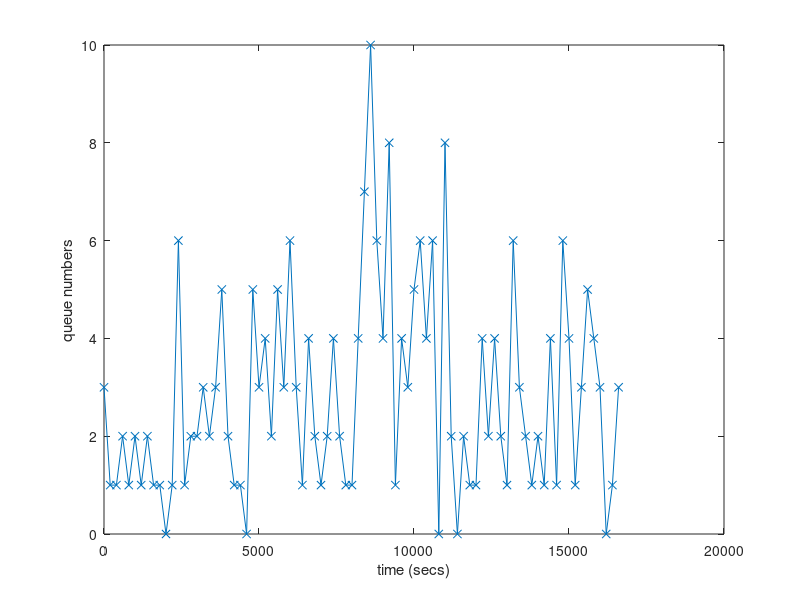
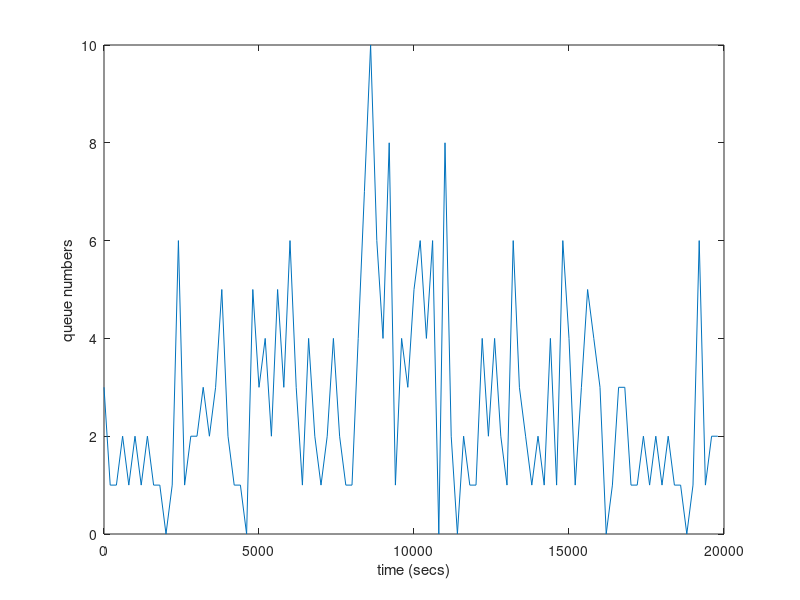

Write the MATLAB code that produced these figures, in order.
clear; close all;

lambda = 2;
numChanges = 500;
QUEUE_MAX = 10;
QUEUE_MIN = 1;
interval = 100*2;   

toWrite = zeros(1,numChanges);

traceNum = 4;

if traceNum==0
    temp = poissrnd(lambda,1,numChanges);
    QueueNum = round(temp/max(temp)*(QUEUE_MAX-QUEUE_MIN)) + QUEUE_MIN;
else
    if traceNum==1 % facebook
        cycle = [800 700 1100 1800 1100 1500 600 1050 900 700 800  1000 ...
                 400 700 1200 1600 1900 1200 2000 1100 800 600 900 400 ...
                 400 1000 900 800  1500 1100 1300 1000 800  1100 700 600 ...
                 500 1050 700 2000 1600 1100 1105 600  1000 800 900 600 ...
                 500 700 800  1000 1500 1250 1200 1900 1000 800 600 500 ...
                 400 600 2000 1500 1800 1000 1200 1000 800 1100 600 400 ...
                 300 800 800  600  1100 1100 800 900 600 1100 600 1100 ...
                 ];
    elseif traceNum==2 % CC-e
        cycle = [60 30 70 40 20 60 80 50 40 20 70 30 ...
                 80 30 40 75 40 55 55 90 90 30 30 70 ...
                 80 35 70 45 25 80 60 100 50 150 30 100 ...
                 80 40 70 100 60 50 80 70 80 60 30 50 ...
                 90 30 70 40 30 50 190 50 30 20 70 50 ...
                 80 30 50 90 50 40 70 80 90 50 20 60  ...
                 80 20 70 20 70 20 60 70 30 60 20 120  ...
                 ];
       cycle = cycle + 1;
    elseif traceNum==3 % CC-a
        cycle = [1 2 3 0 1 0 1 0 5 10 5 0   ...
                 2 0 3 0 1 0 6 3 6 3  5 0 ...
                 3 5 0 3 0 3 0 4 0 2 10 8 ...
                 0 2 0 0 0 2 1 8 2 7 0 1  ...
                 0 1 0 3 5 1 0 2 0 2 0 2 ...
                 0 2 0 4 0 1 0 2 0 2 1 2  ...
                 1 2 0 5 1 0 2 0 4 1 0 1 ...
                 ];         
    elseif traceNum==4 % CC-c
        cycle = [3 1 1 2 1 2 1 2 1 1 0 1 ...
                 6 1 2 2 3 2 3 5 2 1 1 0 ...
                 5 3 4 2 5 3 6 3 1 4 2 1 ...
                 2 4 2 1 1 4 7 10 6 4 8 1  ...
                 4 3 5 6 4 6 0 8  2 0 2 1 ...
                 1 4 2 4 2 1 6 3  2 1 2 1 ...
                 4 1 6 4 1 3 5  4 3 0 1 3 ...
                 ];
    end
    
    cycle = round(cycle/max(cycle)*(QUEUE_MAX));     
    t = 0:interval:interval*(length(cycle)-1);
    figure;
    plot(t,cycle,'x-');
    xlabel('time (secs)');
    ylabel('queue numbers');
    ylim([0 max(cycle)]);
    
    for j=1:length(cycle): numChanges
        startIdx = j;
        endIdx = min(j + length(cycle)-1,numChanges);
        temp = cycle(1:endIdx-startIdx+1);
        QueueNum(startIdx:endIdx) = temp;
    end
    
    QueueNum = round(QueueNum/max(QueueNum)*(QUEUE_MAX));
end

csvwrite('queue_nums.csv',QueueNum);

% fprintf('int[] QUEUE_NUM = {');
% for i=1:numChanges
%     fprintf('%d,',QueueNum);
% end
% fprintf('}');
interval = 100*2;
range = 100;
t = 0:interval:interval*(range-1);

figure;
plot(t,QueueNum(1:range));
ylim([0 max(QueueNum)]);
xlabel('time (secs)');
ylabel('queue numbers');